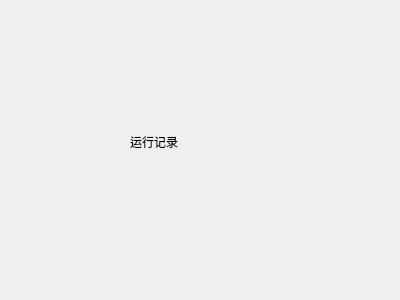
<?xml version="1.0" encoding="UTF-8"?>
<ui version="4.0">
 <class>OperationRecords</class>
 <widget class="QWidget" name="OperationRecords">
  <property name="geometry">
   <rect>
    <x>0</x>
    <y>0</y>
    <width>400</width>
    <height>300</height>
   </rect>
  </property>
  <property name="windowTitle">
   <string>Form</string>
  </property>
  <widget class="QLabel" name="label1">
   <property name="geometry">
    <rect>
     <x>130</x>
     <y>130</y>
     <width>108</width>
     <height>24</height>
    </rect>
   </property>
   <property name="text">
    <string>运行记录</string>
   </property>
  </widget>
 </widget>
 <resources/>
 <connections/>
</ui>
